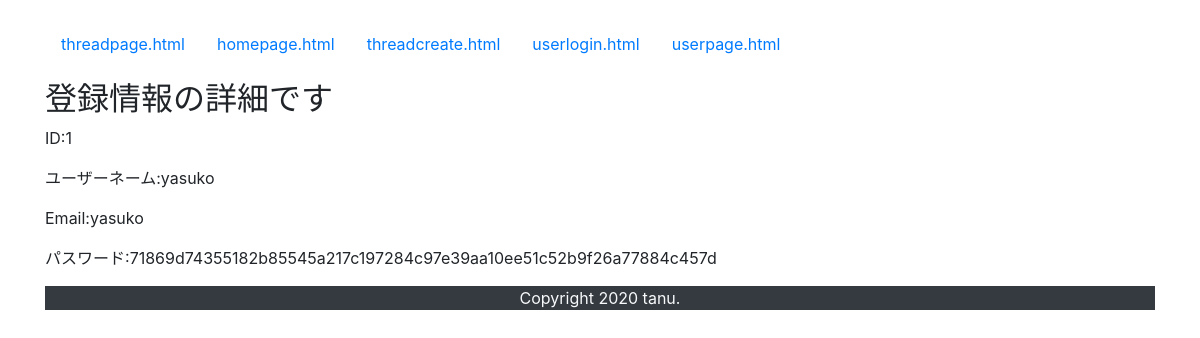
Screenshot of /user_1 with the database file from the repository.
### blog/app.py (models this page shows)
class UserInfo(UserMixin,db.Model):
    __tablename__ = 'user_info'
    UserID = db.Column(db.Integer, primary_key=True)
    User_Name = db.Column(db.String, nullable=False)
    Email = db.Column(db.String, nullable=False)
    Password = db.Column(db.String, nullable=False)

### blog/app.py (the view)
@app.route("/user_<int:id>")
def user_detail(id):
        user_info = db.get_or_404(UserInfo, id)
        return render_template("user_detail.html", user_info=user_info)

### blog/templates/user_detail.html
{% extends 'base.html' %}
{% block content %}
<h2>登録情報の詳細です</h2>
<p>ID:{{user_info.UserID}}</p>
<p>ユーザーネーム:{{user_info.User_Name}}</p>
<p>Email:{{user_info.Email}}</p>
<p>パスワード:{{user_info.Password}}</p>
{% endblock %}

### rows the page displays
UserInfo: UserID "1", User_Name "yasuko", Email "yasuko", Password "71869d74355182b85545a217c197284c97e39aa10ee51c52b9f26a77884c457d"
